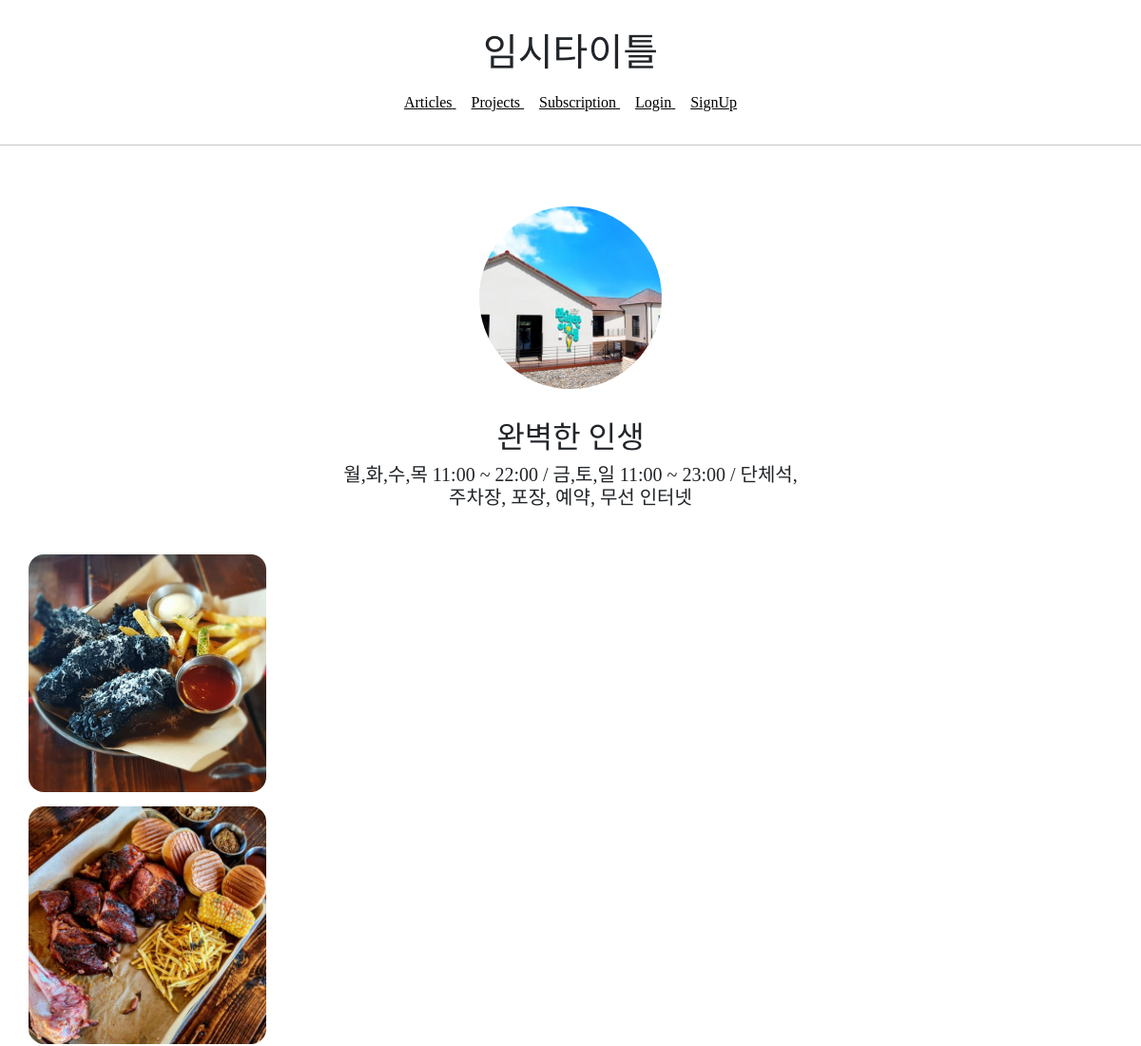
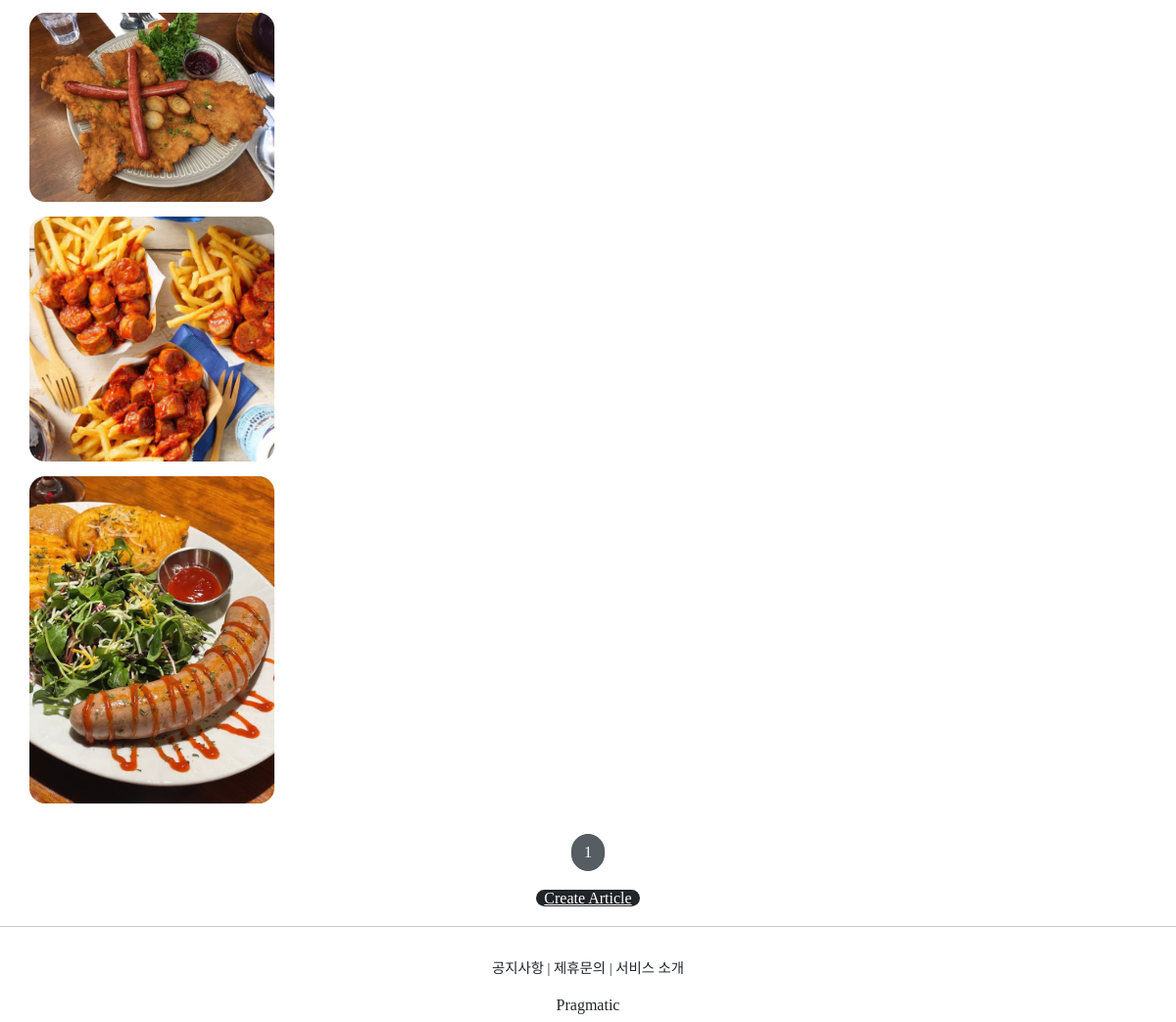
The page /projects/detail/8 on the database its author committed (2 pictures, top to bottom).
### projectapp/models.py (models this page shows, shortened)
class Project(models.Model):
    image = models.ImageField(upload_to='project/', null=False)
    title = models.CharField(max_length=20, null=False)
    description = models.CharField(max_length=200, null=True)
    created_at = models.DateTimeField(auto_now=True)

### articleapp/models.py (models this page shows)
class Article(models.Model):
    writer = models.ForeignKey(User, on_delete=models.SET_NULL, related_name='article',null=True)
    project = models.ForeignKey(Project, on_delete=models.SET_NULL, related_name='article', null=True)
    title = models.CharField(max_length=200, null=True)
    image = models.ImageField(upload_to='article/', null=False)
    content = models.TextField(null=True)
    created_at = models.DateField(auto_now_add=True, null=True)
    like = models.IntegerField(default=0)

### projectapp/views.py (the view)
# urls.py: path('detail/<int:pk>', ProjectDetailView.as_view(), name='detail'),
class ProjectDetailView(DetailView, MultipleObjectMixin):
    model = Project
    context_object_name = 'target_project'
    template_name = 'projectapp/detail.html'
    paginate_by = 25
    def get_context_data(self, **kwargs):
        project = self.object
        user = self.request.user
        if user.is_authenticated:
            subscription = Subscription.objects.filter(user=user, project=project)
        else:
            subscription = None
        object_list = Article.objects.filter(project=self.get_object())
        return super(ProjectDetailView, self).get_context_data(object_list=object_list,
                                                               subscription=subscription,
                                                               **kwargs)

### projectapp/templates/projectapp/detail.html (shortened to what this page needs)
{% extends 'base.html' %}
{% block content %}
  <div>
    <div style="text-align: center; max-width: 500px; margin: 4rem auto 1.5rem auto;">
      <img src="{{ target_project.image.url }}" alt=""
           style="height: 12rem; width: 12rem; border-radius: 20rem; margin-bottom: 2rem; object-fit: cover;">
      <h2 style="font-family: 'NanumSquareB'">
        {{ target_project.title }}
      </h2>
      <h5 style="margin-bottom: 3rem;">
        {{ target_project.description }}
      </h5>
    </div>
        <div>
            {% include 'snippets/list_fragment.html' with article_list=object_list %}
        </div>
  </div>
{% endblock %}

### templates/snippets/list_fragment.html (shortened to what this page needs)
{% load static %}
    {% if article_list %}
    <div class="container">
        {% for article in article_list %}
        <a href="{% url 'articleapp:detail' pk=article.pk %}">
            {% include 'snippets/card.html' with article=article %}
        </a>
        {% endfor %}
    </div>
    {% else %}
    <div class="text-center">
        <h1>No Articles YET!</h1>
    </div>
    {% endif %}
    {% include 'snippets/pagenation.html' with page_obj=page_obj %}
    <div style="text-align: center">
        <a href="{% url 'articleapp:create' %}" class="btn-dark rounded-pill col-3 mt-3 mb-3 px-2">
            Create Article
        </a>
    </div>

### templates/snippets/card.html
<div>
    <img src="{{ article.image.url }}" alt="">
</div>

### static/base.css (style rules this page uses)
a { color: black; }

### templates/snippets/list_fragment.html (style rules this page uses)
.container { padding: 0; margin: 0 auto; }
.container a { width: 45%; max-width: 250px; }
.container div { display: flex; justify-content: center; align-items: center; border-radius: 1rem; }
.container img { width: 100%; border-radius: 1rem; }

### rows shown on the page
Project: image (picture), title "완벽한 인생", description "월,화,수,목 11:00 ~ 22:00 / 금,토,일 11:00 ~ 23:00 / 단체석, 주차장, 포장, 예약, 무선 인터넷"
Article: image (picture)
Article: image (picture)
Article: image (picture)
Article: image (picture)
Article: image (picture)

### other values the page prints
{{ page_obj.number }} "1"
